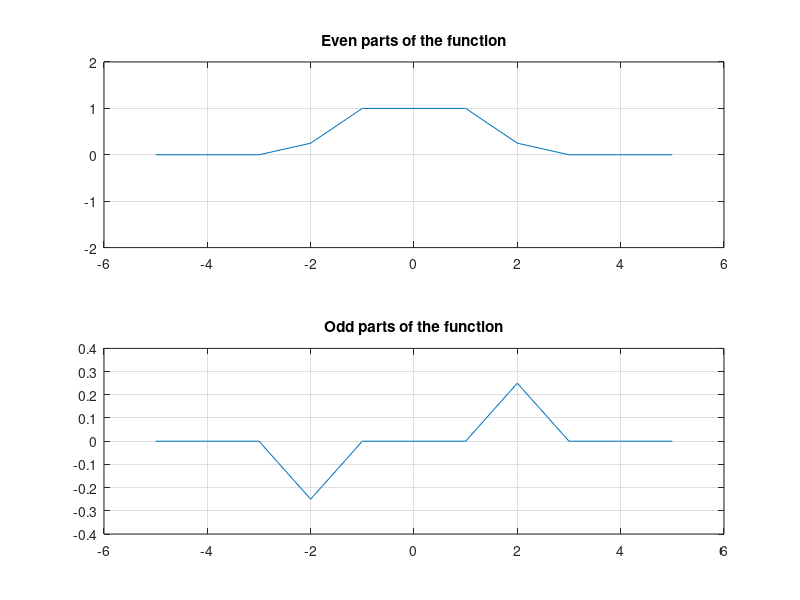

The MATLAB source for this figure:
n = -5:1:5

function x = x(n)
  x = 1.*(n == -1 | n == 0 | n == 1) + 0.5.*(n == 2)
end

%<----------------- 5a ------------------>
subplot(3, 1, 1)
stem(n, x(n-1))
title("x[n-1]")
ylim([-2, 2])
grid on

subplot(3, 1, 2)
stem(n, x(-n))
title("x[-n]")
ylim([-2, 2])
grid on

subplot(3, 1, 3)
stem(n, x(2-n))
title("x[2-n]")
ylim([-2, 2])
grid on

%<----------------- 5b and c ------------------>\
ge = (x(n) + x(-n))/2
go = (x(n) - x(-n))/2

subplot(2, 1, 1)
plot(n, ge)
grid on
ylim([-2, 2])
title("Even parts of the function")

subplot(2, 1, 2)
plot(n, go)
grid on
title("Odd parts of the function")

